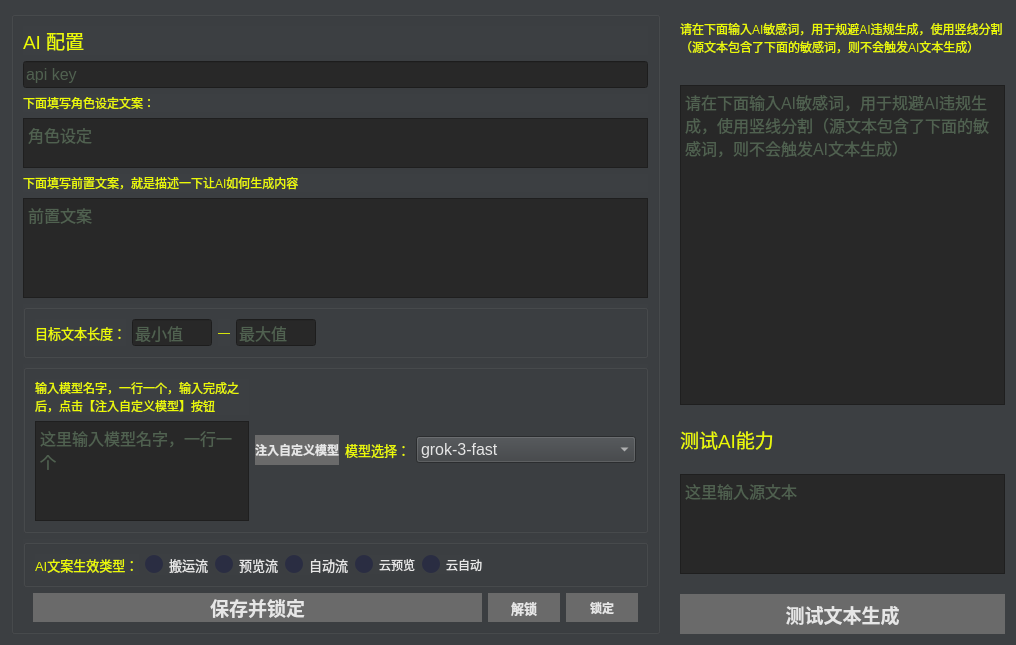
<?xml version="1.0" encoding="UTF-8"?>
<ui version="4.0">
 <class>Form</class>
 <widget class="QWidget" name="Form">
  <property name="geometry">
   <rect>
    <x>0</x>
    <y>0</y>
    <width>1016</width>
    <height>592</height>
   </rect>
  </property>
  <property name="sizePolicy">
   <sizepolicy hsizetype="Preferred" vsizetype="Fixed">
    <horstretch>0</horstretch>
    <verstretch>0</verstretch>
   </sizepolicy>
  </property>
  <property name="windowTitle">
   <string>Form</string>
  </property>
  <property name="styleSheet">
   <string notr="true">*{
background-color:#3c3f42;
color: #e6e6e6;
}

*:disabled {
	background-color: #3c3f42;
	color: #afafaf;
	cursor: not-allowed;

}
QListWidget:disabled,QTextEdit:disabled,QLineEdit:disabled,QTabWidget:disabled{
background-color:rgb(40, 40, 40);
}
QTextBrowser:disabled{
background-color:rgb(40, 40, 40);
color: rgb(152, 197, 150);
}

QPushButton:disabled {
	background-color: rgb(80, 80, 80);
	color: #afafaf;
	cursor: not-allowed;

}

QCheckBox:hover,QRadioButton:hover {
color: white;
}

QPushButton:hover {

font-weight: bold;
background-color:rgb(84, 84, 84);
color: white;
border-radius: 2pt;

}

QPushButton{
font-weight: bold;
background-color:rgb(106, 106, 106);
color: #e6e6e6;
border-radius: 2pt;
}

QTextBrowser,QListWidget,QTextEdit,QLineEdit,QTabWidget{
background-color:rgb(40, 40, 40);
color: rgba(152, 197, 150, 185);
font-size:12pt;
}

QTextBrowser:hover,QTextEdit:hover,QLineEdit:hover{
background-color:rgb(40, 40, 40);
color: rgb(152, 197, 150);
font-size:12pt;
}


QLabel{
color: #ebf905;
}



QRadioButton,QCheckBox {
        border: none;
        border-radius: 9px;
}
QRadioButton::indicator,QCheckBox::indicator{
    background-color: rgb(42, 45, 66);
    border: 0px solid #b1b1b1;
	width: 18px;
	height: 18px;
	border-radius: 9px;
}

QRadioButton::indicator:checked,QCheckBox::indicator:checked {
    background-color: #ebf905;
    border-color: #ebf905;
}

QMenuBar { background-color: transparent; }
QMenuBar::item { background-color: transparent; }
QMenuBar::item:selected { background-color:transparent; color: #ffffff;}
QMenu { background-color: transparent; }
QMenu::item { background-color: transparent; }
QMenu::item:selected { background-color: transparent; color: #ffffff; }

</string>
  </property>
  <layout class="QHBoxLayout" name="horizontalLayout" stretch="2,1">
   <property name="spacing">
    <number>20</number>
   </property>
   <item>
    <widget class="QGroupBox" name="verticalGroupBox">
     <property name="sizePolicy">
      <sizepolicy hsizetype="Preferred" vsizetype="Fixed">
       <horstretch>0</horstretch>
       <verstretch>0</verstretch>
      </sizepolicy>
     </property>
     <layout class="QVBoxLayout" name="verticalLayout">
      <item>
       <widget class="QLabel" name="label">
        <property name="sizePolicy">
         <sizepolicy hsizetype="Preferred" vsizetype="Fixed">
          <horstretch>0</horstretch>
          <verstretch>0</verstretch>
         </sizepolicy>
        </property>
        <property name="font">
         <font>
          <pointsize>14</pointsize>
         </font>
        </property>
        <property name="text">
         <string>AI 配置</string>
        </property>
       </widget>
      </item>
      <item>
       <widget class="QLineEdit" name="lineEdit_api_key">
        <property name="placeholderText">
         <string>api key</string>
        </property>
       </widget>
      </item>
      <item>
       <widget class="QLabel" name="label_6">
        <property name="sizePolicy">
         <sizepolicy hsizetype="Preferred" vsizetype="Fixed">
          <horstretch>0</horstretch>
          <verstretch>0</verstretch>
         </sizepolicy>
        </property>
        <property name="text">
         <string>下面填写角色设定文案：</string>
        </property>
       </widget>
      </item>
      <item>
       <widget class="QTextEdit" name="textEdit_role">
        <property name="sizePolicy">
         <sizepolicy hsizetype="Expanding" vsizetype="Fixed">
          <horstretch>0</horstretch>
          <verstretch>0</verstretch>
         </sizepolicy>
        </property>
        <property name="maximumSize">
         <size>
          <width>16777215</width>
          <height>50</height>
         </size>
        </property>
        <property name="placeholderText">
         <string>角色设定</string>
        </property>
       </widget>
      </item>
      <item>
       <widget class="QLabel" name="label_8">
        <property name="sizePolicy">
         <sizepolicy hsizetype="Preferred" vsizetype="Fixed">
          <horstretch>0</horstretch>
          <verstretch>0</verstretch>
         </sizepolicy>
        </property>
        <property name="text">
         <string>下面填写前置文案，就是描述一下让AI如何生成内容</string>
        </property>
       </widget>
      </item>
      <item>
       <widget class="QTextEdit" name="textEdit_pre_text">
        <property name="sizePolicy">
         <sizepolicy hsizetype="Expanding" vsizetype="Fixed">
          <horstretch>0</horstretch>
          <verstretch>0</verstretch>
         </sizepolicy>
        </property>
        <property name="maximumSize">
         <size>
          <width>16777215</width>
          <height>100</height>
         </size>
        </property>
        <property name="placeholderText">
         <string>前置文案</string>
        </property>
       </widget>
      </item>
      <item>
       <widget class="QGroupBox" name="horizontalGroupBox_4">
        <property name="sizePolicy">
         <sizepolicy hsizetype="Preferred" vsizetype="Fixed">
          <horstretch>0</horstretch>
          <verstretch>0</verstretch>
         </sizepolicy>
        </property>
        <layout class="QHBoxLayout" name="horizontalLayout_6">
         <item>
          <widget class="QLabel" name="label_4">
           <property name="sizePolicy">
            <sizepolicy hsizetype="Fixed" vsizetype="Preferred">
             <horstretch>0</horstretch>
             <verstretch>0</verstretch>
            </sizepolicy>
           </property>
           <property name="font">
            <font>
             <pointsize>10</pointsize>
            </font>
           </property>
           <property name="text">
            <string>目标文本长度：</string>
           </property>
          </widget>
         </item>
         <item>
          <widget class="QLineEdit" name="lineEdit_min_count">
           <property name="sizePolicy">
            <sizepolicy hsizetype="Fixed" vsizetype="Fixed">
             <horstretch>0</horstretch>
             <verstretch>0</verstretch>
            </sizepolicy>
           </property>
           <property name="maximumSize">
            <size>
             <width>80</width>
             <height>16777215</height>
            </size>
           </property>
           <property name="placeholderText">
            <string>最小值</string>
           </property>
          </widget>
         </item>
         <item>
          <widget class="QLabel" name="label_7">
           <property name="text">
            <string>—</string>
           </property>
          </widget>
         </item>
         <item>
          <widget class="QLineEdit" name="lineEdit_max_count">
           <property name="sizePolicy">
            <sizepolicy hsizetype="Fixed" vsizetype="Fixed">
             <horstretch>0</horstretch>
             <verstretch>0</verstretch>
            </sizepolicy>
           </property>
           <property name="maximumSize">
            <size>
             <width>80</width>
             <height>16777215</height>
            </size>
           </property>
           <property name="placeholderText">
            <string>最大值</string>
           </property>
          </widget>
         </item>
         <item>
          <spacer name="horizontalSpacer_2">
           <property name="orientation">
            <enum>Qt::Horizontal</enum>
           </property>
           <property name="sizeHint" stdset="0">
            <size>
             <width>40</width>
             <height>20</height>
            </size>
           </property>
          </spacer>
         </item>
        </layout>
       </widget>
      </item>
      <item>
       <widget class="QGroupBox" name="horizontalGroupBox_2">
        <property name="sizePolicy">
         <sizepolicy hsizetype="Preferred" vsizetype="Fixed">
          <horstretch>0</horstretch>
          <verstretch>0</verstretch>
         </sizepolicy>
        </property>
        <layout class="QHBoxLayout" name="horizontalLayout_3">
         <item>
          <layout class="QVBoxLayout" name="verticalLayout_3">
           <item>
            <widget class="QLabel" name="label_9">
             <property name="sizePolicy">
              <sizepolicy hsizetype="Preferred" vsizetype="Fixed">
               <horstretch>0</horstretch>
               <verstretch>0</verstretch>
              </sizepolicy>
             </property>
             <property name="text">
              <string>输入模型名字，一行一个，输入完成之后，点击【注入自定义模型】按钮</string>
             </property>
             <property name="wordWrap">
              <bool>true</bool>
             </property>
            </widget>
           </item>
           <item>
            <widget class="QTextEdit" name="textEdit_input_mo_xing">
             <property name="sizePolicy">
              <sizepolicy hsizetype="Expanding" vsizetype="Fixed">
               <horstretch>0</horstretch>
               <verstretch>0</verstretch>
              </sizepolicy>
             </property>
             <property name="maximumSize">
              <size>
               <width>16777215</width>
               <height>100</height>
              </size>
             </property>
             <property name="placeholderText">
              <string>这里输入模型名字，一行一个</string>
             </property>
            </widget>
           </item>
          </layout>
         </item>
         <item>
          <widget class="QPushButton" name="btn_push_mo_xing">
           <property name="sizePolicy">
            <sizepolicy hsizetype="Minimum" vsizetype="Fixed">
             <horstretch>0</horstretch>
             <verstretch>0</verstretch>
            </sizepolicy>
           </property>
           <property name="maximumSize">
            <size>
             <width>16777215</width>
             <height>30</height>
            </size>
           </property>
           <property name="text">
            <string>注入自定义模型</string>
           </property>
          </widget>
         </item>
         <item>
          <widget class="QLabel" name="label_2">
           <property name="sizePolicy">
            <sizepolicy hsizetype="Fixed" vsizetype="Fixed">
             <horstretch>0</horstretch>
             <verstretch>0</verstretch>
            </sizepolicy>
           </property>
           <property name="font">
            <font>
             <pointsize>10</pointsize>
            </font>
           </property>
           <property name="text">
            <string>模型选择：</string>
           </property>
          </widget>
         </item>
         <item>
          <widget class="QComboBox" name="comboBox_mo_xing">
           <property name="sizePolicy">
            <sizepolicy hsizetype="Fixed" vsizetype="Fixed">
             <horstretch>0</horstretch>
             <verstretch>0</verstretch>
            </sizepolicy>
           </property>
           <property name="minimumSize">
            <size>
             <width>220</width>
             <height>0</height>
            </size>
           </property>
           <property name="maximumSize">
            <size>
             <width>220</width>
             <height>16777215</height>
            </size>
           </property>
           <property name="sizeIncrement">
            <size>
             <width>220</width>
             <height>0</height>
            </size>
           </property>
           <property name="baseSize">
            <size>
             <width>220</width>
             <height>0</height>
            </size>
           </property>
           <property name="font">
            <font>
             <pointsize>12</pointsize>
            </font>
           </property>
           <item>
            <property name="text">
             <string>grok-3-fast</string>
            </property>
           </item>
           <item>
            <property name="text">
             <string>grok-3-beta</string>
            </property>
           </item>
           <item>
            <property name="text">
             <string>grok-3</string>
            </property>
           </item>
          </widget>
         </item>
        </layout>
       </widget>
      </item>
      <item>
       <widget class="QGroupBox" name="horizontalGroupBox">
        <property name="sizePolicy">
         <sizepolicy hsizetype="Preferred" vsizetype="Fixed">
          <horstretch>0</horstretch>
          <verstretch>0</verstretch>
         </sizepolicy>
        </property>
        <layout class="QHBoxLayout" name="horizontalLayout_2">
         <item>
          <widget class="QLabel" name="label_3">
           <property name="sizePolicy">
            <sizepolicy hsizetype="Fixed" vsizetype="Preferred">
             <horstretch>0</horstretch>
             <verstretch>0</verstretch>
            </sizepolicy>
           </property>
           <property name="font">
            <font>
             <pointsize>10</pointsize>
            </font>
           </property>
           <property name="text">
            <string>AI文案生效类型：</string>
           </property>
          </widget>
         </item>
         <item>
          <widget class="QCheckBox" name="checkBox_ban_yun">
           <property name="font">
            <font>
             <pointsize>10</pointsize>
            </font>
           </property>
           <property name="text">
            <string>搬运流</string>
           </property>
          </widget>
         </item>
         <item>
          <widget class="QCheckBox" name="checkBox_yu_lan">
           <property name="font">
            <font>
             <pointsize>10</pointsize>
            </font>
           </property>
           <property name="text">
            <string>预览流</string>
           </property>
          </widget>
         </item>
         <item>
          <widget class="QCheckBox" name="checkBox_auto_flow">
           <property name="font">
            <font>
             <pointsize>10</pointsize>
            </font>
           </property>
           <property name="text">
            <string>自动流</string>
           </property>
          </widget>
         </item>
         <item>
          <widget class="QCheckBox" name="checkBox_yun_preview">
           <property name="text">
            <string>云预览</string>
           </property>
          </widget>
         </item>
         <item>
          <widget class="QCheckBox" name="checkBox_yun_auto">
           <property name="text">
            <string>云自动</string>
           </property>
          </widget>
         </item>
         <item>
          <spacer name="horizontalSpacer_4">
           <property name="orientation">
            <enum>Qt::Horizontal</enum>
           </property>
           <property name="sizeHint" stdset="0">
            <size>
             <width>40</width>
             <height>20</height>
            </size>
           </property>
          </spacer>
         </item>
        </layout>
       </widget>
      </item>
      <item>
       <layout class="QHBoxLayout" name="horizontalLayout_4" stretch="3,1">
        <property name="leftMargin">
         <number>10</number>
        </property>
        <property name="topMargin">
         <number>0</number>
        </property>
        <property name="rightMargin">
         <number>10</number>
        </property>
        <item>
         <widget class="QPushButton" name="pushButton_save">
          <property name="maximumSize">
           <size>
            <width>16777215</width>
            <height>40</height>
           </size>
          </property>
          <property name="font">
           <font>
            <pointsize>14</pointsize>
            <weight>75</weight>
            <bold>true</bold>
           </font>
          </property>
          <property name="text">
           <string>保存并锁定</string>
          </property>
         </widget>
        </item>
        <item>
         <layout class="QHBoxLayout" name="horizontalLayout_5">
          <item>
           <widget class="QPushButton" name="pushButton_ai_unlock">
            <property name="maximumSize">
             <size>
              <width>16777215</width>
              <height>30</height>
             </size>
            </property>
            <property name="font">
             <font>
              <pointsize>10</pointsize>
              <weight>75</weight>
              <bold>true</bold>
             </font>
            </property>
            <property name="text">
             <string>解锁</string>
            </property>
           </widget>
          </item>
          <item>
           <widget class="QPushButton" name="pushButton_ai_lock">
            <property name="maximumSize">
             <size>
              <width>16777215</width>
              <height>30</height>
             </size>
            </property>
            <property name="text">
             <string>锁定</string>
            </property>
           </widget>
          </item>
         </layout>
        </item>
       </layout>
      </item>
     </layout>
    </widget>
   </item>
   <item>
    <layout class="QVBoxLayout" name="verticalLayout_2">
     <item>
      <layout class="QVBoxLayout" name="verticalLayout_4">
       <item>
        <widget class="QLabel" name="label_10">
         <property name="sizePolicy">
          <sizepolicy hsizetype="Preferred" vsizetype="Fixed">
           <horstretch>0</horstretch>
           <verstretch>0</verstretch>
          </sizepolicy>
         </property>
         <property name="text">
          <string>请在下面输入AI敏感词，用于规避AI违规生成，使用竖线分割（源文本包含了下面的敏感词，则不会触发AI文本生成）</string>
         </property>
         <property name="wordWrap">
          <bool>true</bool>
         </property>
        </widget>
       </item>
       <item>
        <widget class="QTextEdit" name="textEdit_ai_min_gan_ci">
         <property name="sizePolicy">
          <sizepolicy hsizetype="Expanding" vsizetype="Fixed">
           <horstretch>0</horstretch>
           <verstretch>0</verstretch>
          </sizepolicy>
         </property>
         <property name="maximumSize">
          <size>
           <width>16777215</width>
           <height>400</height>
          </size>
         </property>
         <property name="placeholderText">
          <string>请在下面输入AI敏感词，用于规避AI违规生成，使用竖线分割（源文本包含了下面的敏感词，则不会触发AI文本生成）</string>
         </property>
        </widget>
       </item>
      </layout>
     </item>
     <item>
      <widget class="QLabel" name="label_5">
       <property name="sizePolicy">
        <sizepolicy hsizetype="Preferred" vsizetype="Fixed">
         <horstretch>0</horstretch>
         <verstretch>0</verstretch>
        </sizepolicy>
       </property>
       <property name="font">
        <font>
         <pointsize>14</pointsize>
        </font>
       </property>
       <property name="text">
        <string>测试AI能力</string>
       </property>
      </widget>
     </item>
     <item>
      <widget class="QTextEdit" name="textEdit_test_text">
       <property name="sizePolicy">
        <sizepolicy hsizetype="Expanding" vsizetype="Fixed">
         <horstretch>0</horstretch>
         <verstretch>0</verstretch>
        </sizepolicy>
       </property>
       <property name="maximumSize">
        <size>
         <width>16777215</width>
         <height>100</height>
        </size>
       </property>
       <property name="placeholderText">
        <string>这里输入源文本</string>
       </property>
      </widget>
     </item>
     <item>
      <widget class="QPushButton" name="pushButton_run_text">
       <property name="sizePolicy">
        <sizepolicy hsizetype="Minimum" vsizetype="Fixed">
         <horstretch>0</horstretch>
         <verstretch>0</verstretch>
        </sizepolicy>
       </property>
       <property name="maximumSize">
        <size>
         <width>16777215</width>
         <height>40</height>
        </size>
       </property>
       <property name="font">
        <font>
         <pointsize>14</pointsize>
         <weight>75</weight>
         <bold>true</bold>
        </font>
       </property>
       <property name="text">
        <string>测试文本生成</string>
       </property>
      </widget>
     </item>
    </layout>
   </item>
  </layout>
 </widget>
 <resources/>
 <connections/>
</ui>
